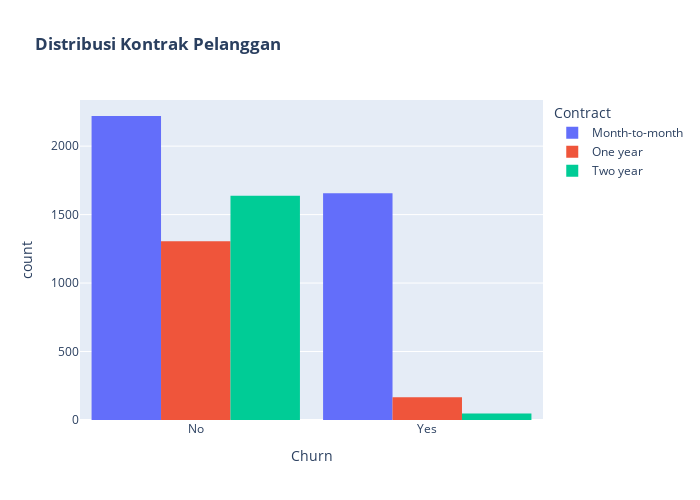

Write notebook code for a chart like this one.
### Markdown cell above
* Terdapat perbedaan yang dapat diabaikan dalam persentase/ jumlah pelanggan yang berpindah penyedia layanan. Kedua jenis kelamin berperilaku dengan cara yang sama dalam hal berpindah ke penyedia layanan/perusahaan lain.

### Code cell
# Membuat histogram menggunakan plotly express
fig = px.histogram(df, x="Churn", color="Contract", barmode="group", title="<b>Distribusi Kontrak Pelanggan<b>")

# Mengatur lebar, tinggi, dan jarak antar batang histogram
fig.update_layout(width=700, height=500, bargap=0.1)

# Menampilkan histogram
fig.show()

### Figure 1 — Plotly figure (JSON) as saved in the notebook; plotly's stock layout.template omitted (floating-point values rounded to 4 significant figures; data arrays with more than 128 entries replaced by an {"elided": "..."} marker saying what was removed)
{"data": [{"alignmentgroup": "True", "bingroup": "x", "hovertemplate": "Contract=Month-to-month<br>Churn=%{x}<br>count=%{y}<extra></extra>", "legendgroup": "Month-to-month", "marker": {"color": "#636efa", "pattern": {"shape": ""}}, "name": "Month-to-month", "offsetgroup": "Month-to-month", "orientation": "v", "showlegend": true, "type": "histogram", "x": {"elided": "3875 str values"}, "xaxis": "x", "yaxis": "y"}, {"alignmentgroup": "True", "bingroup": "x", "hovertemplate": "Contract=One year<br>Churn=%{x}<br>count=%{y}<extra></extra>", "legendgroup": "One year", "marker": {"color": "#EF553B", "pattern": {"shape": ""}}, "name": "One year", "offsetgroup": "One year", "orientation": "v", "showlegend": true, "type": "histogram", "x": {"elided": "1472 str values"}, "xaxis": "x", "yaxis": "y"}, {"alignmentgroup": "True", "bingroup": "x", "hovertemplate": "Contract=Two year<br>Churn=%{x}<br>count=%{y}<extra></extra>", "legendgroup": "Two year", "marker": {"color": "#00cc96", "pattern": {"shape": ""}}, "name": "Two year", "offsetgroup": "Two year", "orientation": "v", "showlegend": true, "type": "histogram", "x": {"elided": "1685 str values"}, "xaxis": "x", "yaxis": "y"}], "layout": {"bargap": 0.1, "barmode": "group", "height": 500, "legend": {"title": {"text": "Contract"}, "tracegroupgap": 0}, "title": {"text": "<b>Distribusi Kontrak Pelanggan<b>"}, "width": 700, "xaxis": {"anchor": "y", "domain": [0, 1], "title": {"text": "Churn"}}, "yaxis": {"anchor": "x", "domain": [0, 1], "title": {"text": "count"}}}}
